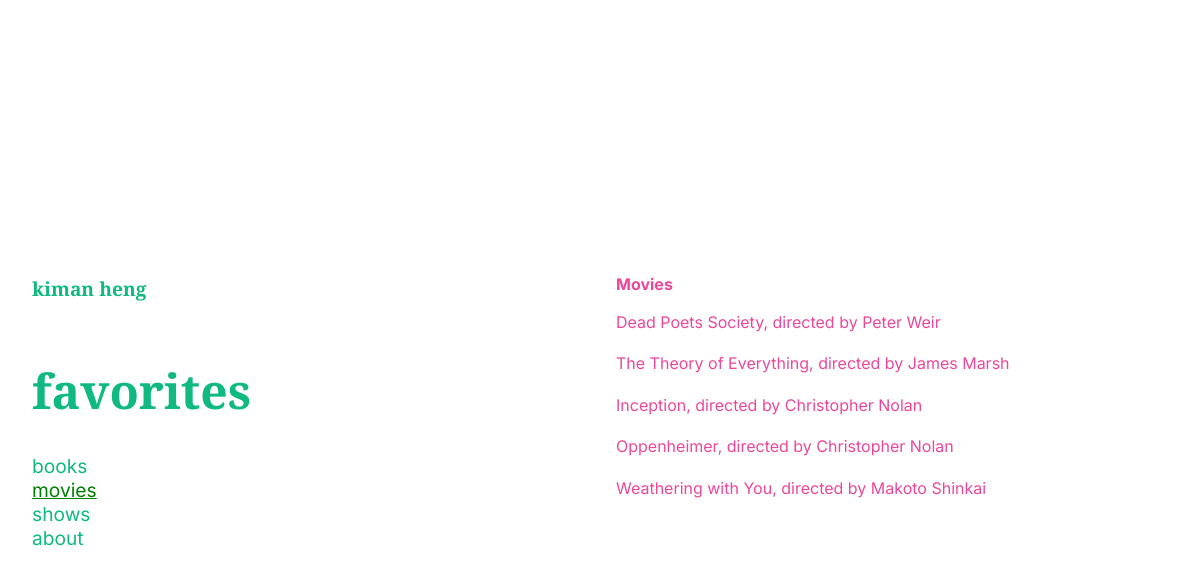
The app's page /movies with its own data.
### tables this page shows
CREATE TABLE movies (
    id INTEGER PRIMARY KEY AUTOINCREMENT,
    title TEXT NOT NULL,
    director TEXT NOT NULL
);

### app.py (the view)
@app.route('/movies')
def movies():
    conn = get_db_connection()
    movies = conn.execute('SELECT * FROM movies').fetchall()
    conn.close()
    return render_template('movies.html', movies=movies)

### app.py (called while the page is built)
def get_db_connection():
    conn = sqlite3.connect('favorites.db')
    conn.row_factory = sqlite3.Row
    return conn

### templates/movies.html
{% extends 'layout.html' %} {% block content %}
<div class="right_column">
  <div class="title">
    <p>Movies</p>
  </div>
    {% for movie in movies %}
    <p class="text">{{ movie.title }}, directed by {{ movie.director }}</p>
    {% endfor %}
</div>
{% endblock %}

### static/css/style.css (style rules this page uses)
body { font-family: "Inter", sans-serif; }
body { margin: 0; }
.text { color: #ec4899; line-height: 1.6; }
.title { color: #ec4899; font-weight: bold; margin-top: 1.5rem; }

### records on screen
movies: title "Dead Poets Society", director "Peter Weir"
movies: title "The Theory of Everything", director "James Marsh"
movies: title "Inception", director "Christopher Nolan"
movies: title "Oppenheimer", director "Christopher Nolan"
movies: title "Weathering with You", director "Makoto Shinkai"
